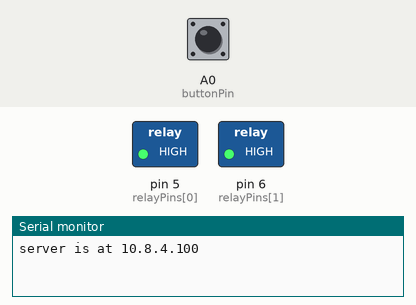
A sketch run on a simulated Arduino Uno, built with avr-gcc and run on an emulated ATmega328P. Shown: switched loads named in the sketch (green lamp = pin HIGH), the last lines printed to the serial monitor. The test bench sets the inputs (shaded band); at power-on: A0 (buttonPin) LOW. WiFi joins after 1.5 s; servers stay silent unless stated.

Above: at 2.2 s.
2.3 s: A0 (buttonPin) pulled HIGH for 0.15 s
At 3.6 s:
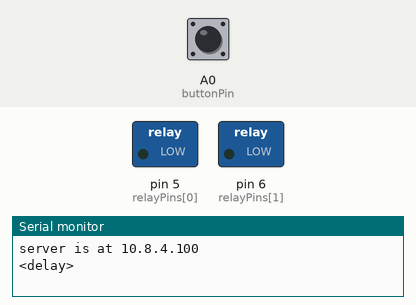
Timing chart, 0 to 5.3 s (numbered marks = the images above; inputs shaded):
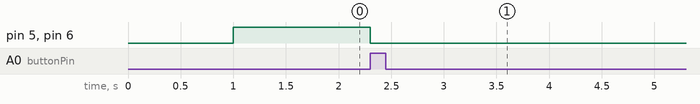

Measured:
- after the input at 2.3 s, pin 5 (relayPins[0]), pin 6 (relayPins[1]): HIGH → LOW at once

The sketch:

doccentr_new.ino
```cpp
#include <SPI.h>
#include <Ethernet.h>

IPAddress ip(10, 8, 4, 100);
EthernetServer server = EthernetServer(11201);

byte mac[] = {
  0xDE, 0xAD, 0xBE, 0xEF, 0xF1, 0xED
};

byte dns1[] = {
  10, 0, 0, 10
};

byte gw[] = {
  10, 8, 0, 1
};

byte sn[] = {
  255, 255, 0, 0
};

char packetBuffer[UDP_TX_PACKET_MAX_SIZE]; //buffer to hold incoming packet,

#define relayPinsNum 2
int relayPins[relayPinsNum] = {5, 6};
int buttonPin = A0; // variable for reading the pushbutton status
int prevButtonState = 0; // variable for reading the pushbutton status


String message;
String   messageRef = String("switch");
String   messageRefEnd = String("\r");


void setup() {
  // start the Ethernet and UDP:
  Ethernet.begin(mac, ip, dns1, gw, sn);

  server.begin();

  Serial.begin(9600);
  while (!Serial) {
    ;
  }
  delay(1000);
  Serial.print("server is at ");
  Serial.println(Ethernet.localIP());
  messageRef = messageRef + messageRefEnd;

  for (int i = 0; i < relayPinsNum; i++)
    pinMode(relayPins[i], OUTPUT);

  pinMode(buttonPin, INPUT);

  prevButtonState = digitalRead(buttonPin);
}

void relayOn() {
  for (int i = 0; i < relayPinsNum; i++)
    digitalWrite(relayPins[i], HIGH);
}

void relayOff() {
  for (int i = 0; i < relayPinsNum; i++)
    digitalWrite(relayPins[i], LOW);
}

void relaySwitch() {
  relayOff();
  Serial.print("<delay>");
  delay(120000);
  //delay(1000);
}

void loop() {
  int buttonState = digitalRead(buttonPin);
  if (buttonState == HIGH && prevButtonState == LOW) {
    relaySwitch();
  }
  relayOn();
  prevButtonState = buttonState;
  EthernetClient client = server.available();

  if (client)
  {
    int packetSize = client.available();
    Serial.print("Received packet of size ");
    Serial.println(packetSize);
    // read the packet into packetBufffer
    client.read(packetBuffer, UDP_TX_PACKET_MAX_SIZE);
    Serial.println("Contents:");
    Serial.println(packetBuffer);
    message = String(packetBuffer);

    if (message.equals(messageRef)) {
      Serial.println("recoginzes");
      delay(100);
      client.write("OK\r");
      relaySwitch();
    }
  }
}
```
